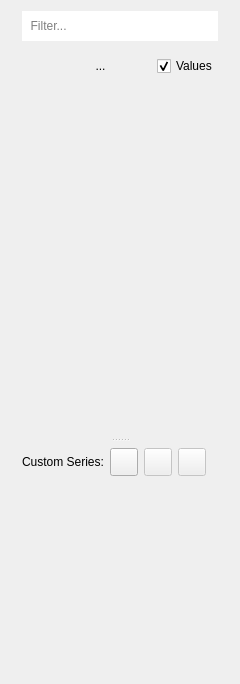
<?xml version="1.0" encoding="UTF-8"?>
<ui version="4.0">
 <class>CurveListPanel</class>
 <widget class="QWidget" name="CurveListPanel">
  <property name="geometry">
   <rect>
    <x>0</x>
    <y>0</y>
    <width>240</width>
    <height>684</height>
   </rect>
  </property>
  <property name="minimumSize">
   <size>
    <width>240</width>
    <height>0</height>
   </size>
  </property>
  <property name="maximumSize">
   <size>
    <width>600</width>
    <height>16777215</height>
   </size>
  </property>
  <property name="baseSize">
   <size>
    <width>280</width>
    <height>0</height>
   </size>
  </property>
  <property name="windowTitle">
   <string/>
  </property>
  <layout class="QVBoxLayout" name="verticalLayout_2">
   <property name="leftMargin">
    <number>0</number>
   </property>
   <property name="topMargin">
    <number>0</number>
   </property>
   <property name="rightMargin">
    <number>0</number>
   </property>
   <property name="bottomMargin">
    <number>0</number>
   </property>
   <item>
    <widget class="QWidget" name="widget" native="true">
     <layout class="QVBoxLayout" name="verticalLayout">
      <property name="topMargin">
       <number>0</number>
      </property>
      <item>
       <widget class="QSplitter" name="splitter">
        <property name="orientation">
         <enum>Qt::Vertical</enum>
        </property>
        <widget class="QWidget" name="layoutWidget">
         <layout class="QVBoxLayout" name="verticalLayoutTop" stretch="0,0,1">
          <property name="bottomMargin">
           <number>6</number>
          </property>
          <item>
           <widget class="QLineEdit" name="lineEditFilter">
            <property name="minimumSize">
             <size>
              <width>100</width>
              <height>30</height>
             </size>
            </property>
            <property name="maximumSize">
             <size>
              <width>16777215</width>
              <height>16777215</height>
             </size>
            </property>
            <property name="focusPolicy">
             <enum>Qt::ClickFocus</enum>
            </property>
            <property name="toolTip">
             <string>&lt;html&gt;&lt;head/&gt;&lt;body&gt;&lt;p&gt;Search box...&lt;/p&gt;&lt;/body&gt;&lt;/html&gt;</string>
            </property>
            <property name="styleSheet">
             <string notr="true"/>
            </property>
            <property name="inputMask">
             <string notr="true" extracomment="Search"/>
            </property>
            <property name="frame">
             <bool>false</bool>
            </property>
            <property name="placeholderText">
             <string>  Filter...</string>
            </property>
            <property name="clearButtonEnabled">
             <bool>true</bool>
            </property>
           </widget>
          </item>
          <item>
           <layout class="QHBoxLayout" name="horizontalLayout_3" stretch="0,1,0">
            <property name="topMargin">
             <number>8</number>
            </property>
            <property name="bottomMargin">
             <number>8</number>
            </property>
            <item>
             <widget class="QPushButton" name="pushButtonTrash">
              <property name="minimumSize">
               <size>
                <width>22</width>
                <height>22</height>
               </size>
              </property>
              <property name="maximumSize">
               <size>
                <width>22</width>
                <height>22</height>
               </size>
              </property>
              <property name="toolTip">
               <string>&lt;html&gt;&lt;head/&gt;&lt;body&gt;&lt;p&gt;Remove all the time series or just the data point.&lt;/p&gt;&lt;/body&gt;&lt;/html&gt;</string>
              </property>
              <property name="text">
               <string/>
              </property>
              <property name="iconSize">
               <size>
                <width>18</width>
                <height>18</height>
               </size>
              </property>
              <property name="flat">
               <bool>true</bool>
              </property>
             </widget>
            </item>
            <item>
             <widget class="QLabel" name="labelNumberDisplayed">
              <property name="text">
               <string>...</string>
              </property>
              <property name="alignment">
               <set>Qt::AlignCenter</set>
              </property>
             </widget>
            </item>
            <item>
             <widget class="QCheckBox" name="checkBoxShowValues">
              <property name="focusPolicy">
               <enum>Qt::NoFocus</enum>
              </property>
              <property name="toolTip">
               <string>&lt;html&gt;&lt;head/&gt;&lt;body&gt;&lt;p&gt;Show/Hide the second column with the current value of the time series.&lt;/p&gt;&lt;/body&gt;&lt;/html&gt;</string>
              </property>
              <property name="whatsThis">
               <string>&lt;html&gt;&lt;head/&gt;&lt;body&gt;&lt;p&gt;&lt;br/&gt;&lt;/p&gt;&lt;/body&gt;&lt;/html&gt;</string>
              </property>
              <property name="text">
               <string>Values</string>
              </property>
              <property name="checked">
               <bool>true</bool>
              </property>
             </widget>
            </item>
           </layout>
          </item>
          <item>
           <widget class="QWidget" name="listPlaceholder1" native="true"/>
          </item>
         </layout>
        </widget>
        <widget class="QWidget" name="layoutWidget1">
         <layout class="QVBoxLayout" name="verticalLayoutBottom" stretch="0,1">
          <property name="topMargin">
           <number>6</number>
          </property>
          <item>
           <layout class="QHBoxLayout" name="horizontalLayout_2" stretch="0,0,0,1">
            <property name="leftMargin">
             <number>0</number>
            </property>
            <item>
             <widget class="QLabel" name="label">
              <property name="text">
               <string>Custom Series:</string>
              </property>
             </widget>
            </item>
            <item>
             <widget class="QPushButton" name="buttonAddCustom">
              <property name="sizePolicy">
               <sizepolicy hsizetype="Preferred" vsizetype="Fixed">
                <horstretch>0</horstretch>
                <verstretch>0</verstretch>
               </sizepolicy>
              </property>
              <property name="minimumSize">
               <size>
                <width>28</width>
                <height>28</height>
               </size>
              </property>
              <property name="maximumSize">
               <size>
                <width>28</width>
                <height>28</height>
               </size>
              </property>
              <property name="focusPolicy">
               <enum>Qt::NoFocus</enum>
              </property>
              <property name="toolTip">
               <string>&lt;html&gt;&lt;head/&gt;&lt;body&gt;&lt;p&gt;Create a new timeseries&lt;/p&gt;&lt;/body&gt;&lt;/html&gt;</string>
              </property>
              <property name="text">
               <string/>
              </property>
              <property name="iconSize">
               <size>
                <width>20</width>
                <height>20</height>
               </size>
              </property>
              <property name="flat">
               <bool>false</bool>
              </property>
             </widget>
            </item>
            <item>
             <widget class="QPushButton" name="buttonEditCustom">
              <property name="enabled">
               <bool>false</bool>
              </property>
              <property name="sizePolicy">
               <sizepolicy hsizetype="Preferred" vsizetype="Fixed">
                <horstretch>0</horstretch>
                <verstretch>0</verstretch>
               </sizepolicy>
              </property>
              <property name="minimumSize">
               <size>
                <width>28</width>
                <height>28</height>
               </size>
              </property>
              <property name="maximumSize">
               <size>
                <width>28</width>
                <height>28</height>
               </size>
              </property>
              <property name="focusPolicy">
               <enum>Qt::NoFocus</enum>
              </property>
              <property name="toolTip">
               <string>&lt;html&gt;&lt;head/&gt;&lt;body&gt;&lt;p&gt;Modify the selected timeseries&lt;/p&gt;&lt;/body&gt;&lt;/html&gt;</string>
              </property>
              <property name="text">
               <string/>
              </property>
              <property name="iconSize">
               <size>
                <width>18</width>
                <height>18</height>
               </size>
              </property>
              <property name="flat">
               <bool>false</bool>
              </property>
             </widget>
            </item>
            <item>
             <widget class="QPushButton" name="buttonDeleteCustom">
              <property name="enabled">
               <bool>false</bool>
              </property>
              <property name="sizePolicy">
               <sizepolicy hsizetype="Preferred" vsizetype="Fixed">
                <horstretch>0</horstretch>
                <verstretch>0</verstretch>
               </sizepolicy>
              </property>
              <property name="minimumSize">
               <size>
                <width>28</width>
                <height>28</height>
               </size>
              </property>
              <property name="maximumSize">
               <size>
                <width>28</width>
                <height>28</height>
               </size>
              </property>
              <property name="focusPolicy">
               <enum>Qt::NoFocus</enum>
              </property>
              <property name="toolTip">
               <string>&lt;html&gt;&lt;head/&gt;&lt;body&gt;&lt;p&gt;Delete the selected timeseries&lt;/p&gt;&lt;/body&gt;&lt;/html&gt;</string>
              </property>
              <property name="text">
               <string/>
              </property>
              <property name="iconSize">
               <size>
                <width>18</width>
                <height>18</height>
               </size>
              </property>
              <property name="flat">
               <bool>false</bool>
              </property>
             </widget>
            </item>
            <item>
             <spacer name="horizontalSpacer">
              <property name="orientation">
               <enum>Qt::Horizontal</enum>
              </property>
              <property name="sizeHint" stdset="0">
               <size>
                <width>40</width>
                <height>20</height>
               </size>
              </property>
             </spacer>
            </item>
           </layout>
          </item>
          <item>
           <widget class="QWidget" name="listPlaceholder2" native="true"/>
          </item>
         </layout>
        </widget>
       </widget>
      </item>
     </layout>
    </widget>
   </item>
  </layout>
 </widget>
 <layoutdefault spacing="6" margin="11"/>
 <resources/>
 <connections/>
</ui>
